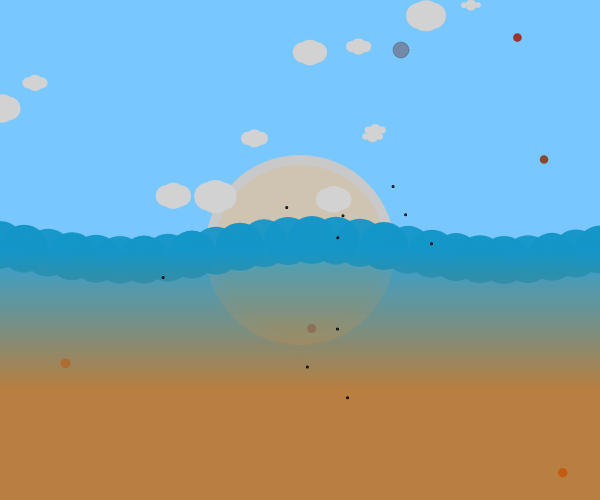
Frame 1 (no input)
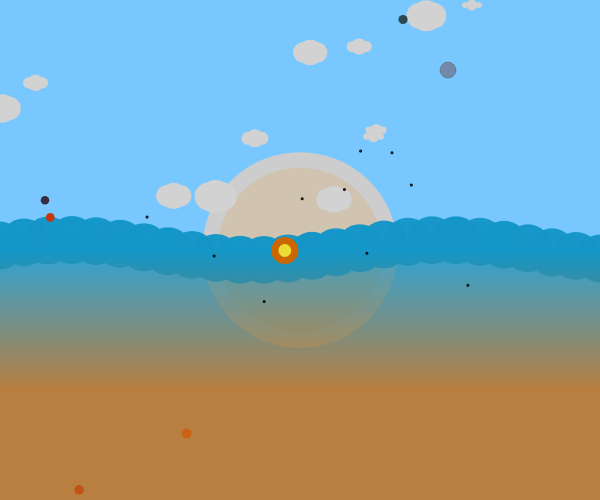
Frame 60 (no input)
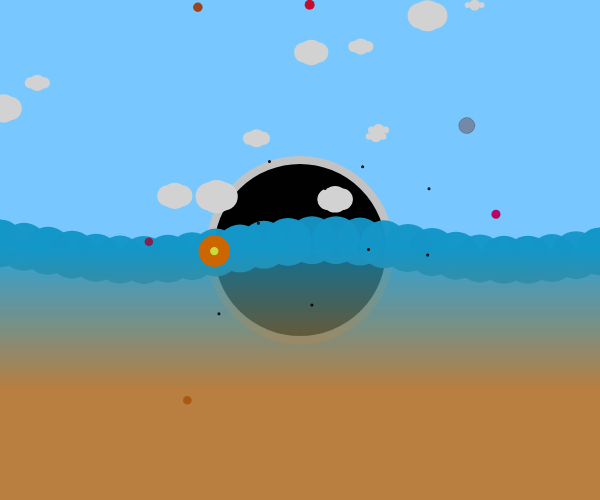
Frame 120 (the mouse pressed at the canvas centre since frame 60)

The p5.js sketch that drew these frames (run headless with seeded random() and noise() and a simulated clock; from frame 60 on, the mouse is pressed at the canvas centre):

// p5.js sketch
// ── sketch.js
let sky;
let comet = [];
let grass;
let orb;
let fly = [];
let mover;
let attractor;
let clouds = [];


var Y_AXIS = 1;
var c1, c2;

function setup() {
  createCanvas(600, 500);
  c1 = color(20, 150, 200, random(240, 255));
  c2 = color(204, 102, 0);

  sky = new Sky();
  
  for (let i = 0; i < 5; i++) { 
    comet[i] = new Comet(random(0.1,2.2), random(0, 100), random(0, 100));
  }
  
  grass = new Grass();
  orb = new Orb();

  for (let i = 0; i < 10; i++) { 
    fly[i] = new Fly();
  }

  mover = new Mover();
  attractor = new Attractor();

  for (let i = 0; i < 12; i++) { 
    clouds[i] = new Clouds(random(10, 35), random(0,600), random(0,200));
  }

}

function draw() {
  background(120, 200, 255);
  //
  let force = attractor.calculateAttraction(mover);
  mover.applyForce(force);
  mover.update();
  attractor.display();
  mover.display();
  //
  sky.body();
  //
for (let i = 0; i < clouds.length; i++) {
    let wind = createVector(random(0.001,0.01), 0);
    clouds[i].applyForce(wind);
    clouds[i].display();
    clouds[i].update();
    clouds[i].checkEdges();
  }
  //
  for (let i = 0; i < comet.length; i++) {
  comet[i].update();
  comet[i].checkEdges();
  comet[i].display();
  }
  //
  setGradient(0, 250, width, 280, c1, c2, Y_AXIS);
  //

  //
  orb.display();
  orb.move();
  for (var i = 0; i < fly.length; i++) {
    fly[i].move();
    fly[i].display();
    
  	if (fly[i].hits(orb)) {
    	console.log("WATERING");
   	}
  }

 
}
function mouseMoved() {
  attractor.handleHover(mouseX, mouseY);
}

function mousePressed() {
  attractor.handlePress(mouseX, mouseY);
}

function mouseDragged() {
  attractor.handleHover(mouseX, mouseY);
  attractor.handleDrag(mouseX, mouseY);
}

function mouseReleased() {
  attractor.stopDragging();
}


function setGradient(x, y, w, h, c1, c2, axis) {
  noFill();
  if (axis == Y_AXIS) { // Top to bottom gradient
    for (var i = y; i <= y + h; i++) {
      var inter = map(i, y, y + h, 0, 2);
      var c = lerpColor(c1, c2, inter);
      stroke(c);
      line(x, i, x + w, i);
    }
  }
}

class Fly {
  constructor() {
  this.position = createVector(random(width), random(height));
  this.velocity = createVector(random(0, 500), random(0, 500));
  this.acceleration = createVector(0, 0.01);
  this.r = 0.5;
  // this.topspeed = 5;
  }
  display() {
    strokeWeight(2);
    fill(0);
    stroke(0);
    ellipse(this.position.x, this.position.y, this.r*2, this.r*2);
  }
  move() {
    this.position.x = map(noise(this.velocity.x), 0, 1, 50, width);
    this.position.y = map(noise(this.velocity.y), 0, 1, 50, height);
    this.velocity.add(0.01, 0.01); //vector math.
  }
  
  hits(orbs) {
    var d = dist(this.position.x, this.position.y, orbs.position.x, orbs.position.y);
    if (d < this.r + orbs.r) {
      return true;
    } else {
      return false;
  } 
 }
}

class Orb {
  constructor() {
  this.position = createVector();
  this.r = 10;
  }
  display () {
    strokeWeight(random(0, 20));
    fill(random(200, 255), 220, 55);
    ellipse(this.x, this.y + 200, this.r*2, this.r*2);
  }
  move() {
    this.position.x = this.position.x + 0.005;
    this.position.y = this.position.y + 0.01;
    this.x = noise(this.position.x) * width;
    this.y = noise(this.position.y) * 140;
  }
	avoid(i) {
  	if (this.position.dist(fly[i].position) < 50) {
    	var b = p5.Vector.sub(fly[i].position, this.position);
    	b.limit(3);
    	b.y -= 1;
    	this.position.sub(b);
  	}
	}
}

class Grass {
  constructor() {

  }

  display() {
    fill(190, 200, 100);
    stroke(90, 205, 105);
    strokeWeight(20);
    rect(-50, 250, 700, 400);

    noStroke();
    fill(50, 150, 250);
    rect(-50, 450, 700, 400);
  }
}

class Comet {
  constructor(m, x, y) {
    this.position = createVector(random(width + x), random(height + y));
    this.velocity = createVector(random(1, 4), random(0, 4));
    this.acceleration = createVector(0, 0);
    this.mass = m;
  }

  update() {
    this.velocity.add(this.acceleration);
    this.position.add(this.velocity);
    this.acceleration.mult(0);
  }

  applyForce(force) {
    let f = p5.Vector.div(force, this.mass);
    this.acceleration.add(f);
  }

  display() {
    noStroke(0);
    fill(random(20, 200), random(0, 100), random(10, 100));
    ellipse(this.position.x, this.position.y, this.mass + 8, this.mass + 8);
  }

  checkEdges() {
    if (this.position.x > width) {
      this.position.x = 0;
    } else if (this.position.x < 0) {
      this.position.x = width;
    }

    if (this.position.y > height) {
      this.position.y = 0;
    } else if (this.position.y < 0) {
      this.position.y = height;
    }
  }
}

class Sky {
  constructor() {
    this.x = 0;
    this.y = 0;
    this.angle = 100;
    this.angleVel = 0.4;
    this.amplitude = 10;
  }

  body() {
    for (this.x = 0; this.x <= width; this.x += 24) {
      this.y = this.amplitude * sin(this.angle);
      noStroke();
      fill(20, 150, 200, random(240, 255));
      ellipse(this.x, this.y + height / 2, 48, 48);
      this.angle += this.angleVel;
    }
  }
}

class Clouds {
  constructor(m, x, y) {
    this.mass = m;
    this.position = createVector(x, y);
    this.velocity = createVector(0, 0);
    this.acceleration = createVector(0, 0);
  }

  applyForce(force) {
    var f = p5.Vector.div(force, this.mass); //derived from Newton's Second Law
    this.acceleration.add(f); //add all the forces together (wind, gravity, etc)
  }

  update() {
    this.velocity.add(this.acceleration); //acceleration is added to velocity
    this.position.add(this.velocity); //velocity is added to position to get the next position
    this.acceleration.mult(0); //we reset the force to 0 at end
  }

  display() {
    noStroke();
    fill(210, 210, 210);
    ellipse(this.position.x-7, this.position.y, this.mass-5);
    ellipse(this.position.x+7, this.position.y, this.mass-5);
    ellipse(this.position.x, this.position.y, this.mass);
  }
  
  checkEdges() {
    if (this.position.x > width) {
      this.position.x = 0;
    } else if (this.position.x < 0) {
      this.position.x = width;
    }

    if (this.position.y > height) {
      this.position.y = 0;
    } else if (this.position.y < 0) {
      this.position.y = height;
    }
  }
}

class Mover {
  constructor() {
    this.position = createVector(400, 50);
    this.velocity = createVector(1, 0);
    this.acceleration = createVector(0, 0);
    this.mass = 1;
  }

  applyForce(force) {
    let f = p5.Vector.div(force, this.mass);
    this.acceleration.add(f);
  }

  update() {
    this.velocity.add(this.acceleration);
    this.position.add(this.velocity);
    this.acceleration.mult(0);
  }

  display() {
    stroke(80,100);
    strokeWeight(1);
    fill(115, 137, 170);
    ellipse(this.position.x, this.position.y, this.mass * 16, this.mass * 16);
  }

  checkEdges() {
    if (this.position.x > width) {
      this.position.x = width;
      this.velocity.x *= -1;
    } else if (this.position.x < 0) {
      this.velocity.x *= -1;
      this.position.x = 0;
    }
    if (this.position.y > height) {
      this.velocity.y *= -1;
      this.position.y = height;
    }
  }
}

class Attractor {
  constructor() {
    this.position = createVector(width / 2, height / 2);
    this.mass = 36;
    this.G = 8;
    this.dragOffset = createVector(0, 20);
    this.dragging = false;
    this.rollover = false;
  }
  calculateAttraction(m) {
    // Calculate direction of force
    let force = p5.Vector.sub(this.position, m.position);
    // Distance between objects
    let distance = force.mag();
    // Limiting the distance to eliminate "extreme" results for very close or very far objects
    distance = constrain(distance, 140, 150);
    // Normalize vector (distance doesn't matter here, we just want this vector for direction)
    force.normalize();
    // Calculate gravitional force magnitude
    let strength = (this.G * this.mass * m.mass) / (distance * distance);
    // Get force vector --> magnitude * direction
    force.mult(strength);
    return force;
  }

  // Method to display
  display() {
    ellipseMode(CENTER);
    strokeWeight(random(1,20));
    stroke(random(190,210));
    if (this.dragging) {
      fill(noise(100,250));
    } else if (this.rollover) {
      fill(noise(100,250));
    } else {
      fill(random(200,210),random(190,200),random(170,180));
    }
    ellipse(this.position.x, this.position.y, this.mass * 5, this.mass * 5);
  }

  // The methods below are for mouse interaction
  handlePress(mx, my) {
    let d = dist(mx, my, this.position.x, this.position.y);
    if (d < this.mass) {
      this.dragging = true;
      this.dragOffset.x = this.position.x - mx;
      this.dragOffset.y = this.position.y - my;
    }
  }

  handleHover(mx, my) {
    let d = dist(mx, my, this.position.x, this.position.y);
    if (d < this.mass) {
      this.rollover = true;
    } else {
      this.rollover = false;
    }
  }

  stopDragging() {
    this.dragging = false;
  }

  handleDrag(mx, my) {
    if (this.dragging) {
      this.position.x = mx + this.dragOffset.x;
      this.position.y = my + this.dragOffset.y;
    }
  }
}
